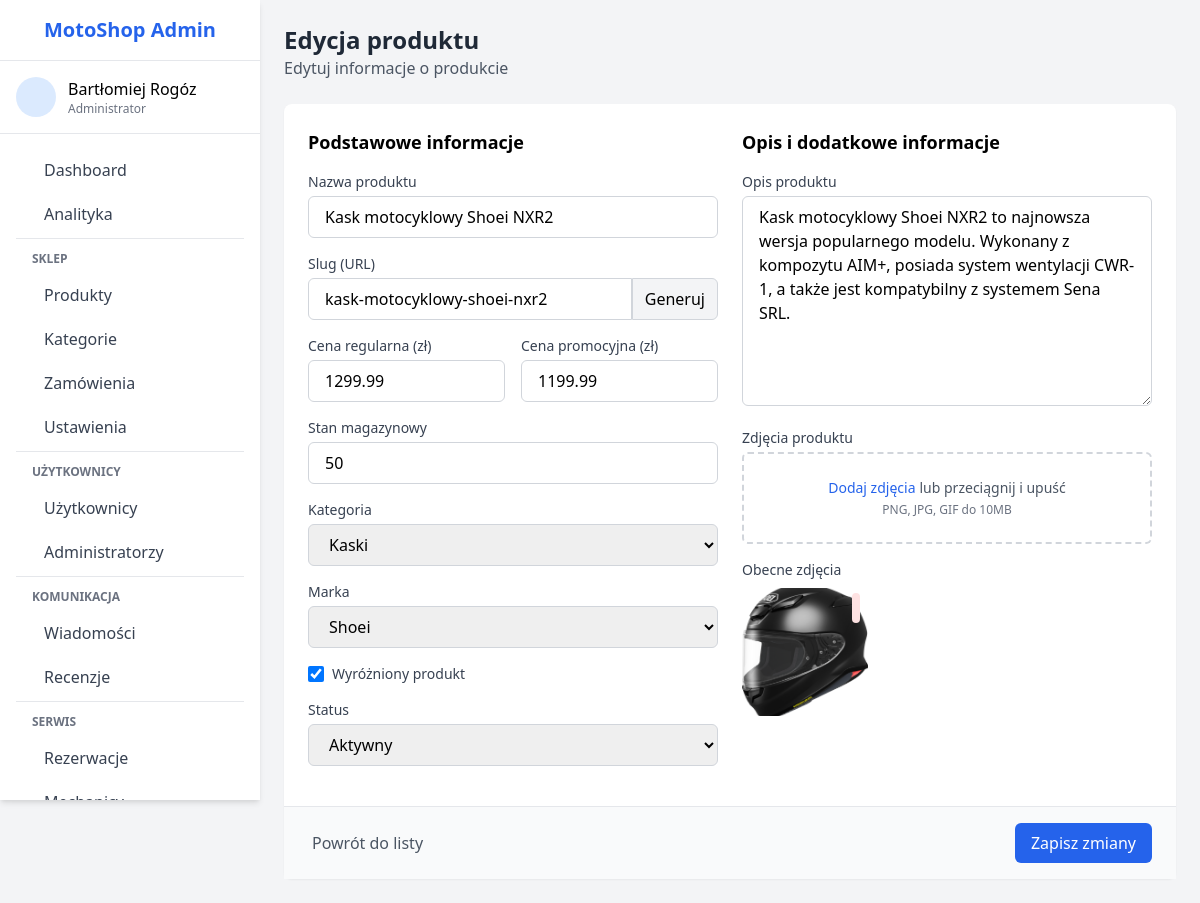
The app's page /admin/product_form.php?id=2 (signed in) with its own data.
### tables this page shows
CREATE TABLE `products` (
  `id` int(11) NOT NULL,
  `name` varchar(255) NOT NULL,
  `slug` varchar(255) NOT NULL,
  `description` text DEFAULT NULL,
  `short_description` text DEFAULT NULL,
  `price` decimal(10,2) NOT NULL,
  `sale_price` decimal(10,2) DEFAULT NULL,
  `stock` int(11) DEFAULT 0,
  `sku` varchar(50) DEFAULT NULL,
  `featured` tinyint(1) DEFAULT 0,
  `status` enum('published','draft','out_of_stock') DEFAULT 'published',
  `category_id` int(11) DEFAULT NULL,
  `brand_id` int(11) DEFAULT NULL,
  `created_at` timestamp NOT NULL DEFAULT current_timestamp(),
  `updated_at` timestamp NOT NULL DEFAULT current_timestamp() ON UPDATE current_timestamp()
);

CREATE TABLE `categories` (
  `id` int(11) NOT NULL,
  `name` varchar(100) NOT NULL,
  `slug` varchar(100) NOT NULL,
  `description` text DEFAULT NULL,
  `parent_id` int(11) DEFAULT NULL,
  `created_at` timestamp NOT NULL DEFAULT current_timestamp(),
  `updated_at` timestamp NOT NULL DEFAULT current_timestamp() ON UPDATE current_timestamp()
);

CREATE TABLE `brands` (
  `id` int(11) NOT NULL,
  `name` varchar(100) NOT NULL,
  `slug` varchar(100) NOT NULL,
  `logo` varchar(255) DEFAULT NULL,
  `description` text DEFAULT NULL,
  `created_at` timestamp NOT NULL DEFAULT current_timestamp(),
  `updated_at` timestamp NOT NULL DEFAULT current_timestamp() ON UPDATE current_timestamp()
);

CREATE TABLE `product_images` (
  `id` int(11) NOT NULL,
  `product_id` int(11) NOT NULL,
  `image_path` varchar(255) NOT NULL,
  `is_main` tinyint(1) DEFAULT 0,
  `created_at` timestamp NOT NULL DEFAULT current_timestamp()
);

### admin/product_form.php (the view, shortened to what this page needs)
<?php
$base_path = dirname(__DIR__);
require_once $base_path . '/includes/config.php';
$product_id = isset($_GET['id']) ? (int)$_GET['id'] : 0;
$is_editing = $product_id > 0;
$product = [
    'id' => 0,
    'name' => '',
    'slug' => '',
    'description' => '',
    'price' => 0,
    'sale_price' => null,
    'stock' => 0,
    'category_id' => 0,
    'brand_id' => 0,
    'featured' => 0,
    'status' => 'published'
];
$images = [];
if ($is_editing) {
    $product_query = "SELECT * FROM products WHERE id = ?";
    $stmt = $conn->prepare($product_query);
    $stmt->bind_param("i", $product_id);
    $stmt->execute();
    $result = $stmt->get_result();
    if ($result && $result->num_rows > 0) {
        $product = $result->fetch_assoc();
    } else {
        $error = "Nie znaleziono produktu o podanym ID.";
    }
    $images_query = "SELECT * FROM product_images WHERE product_id = ? ORDER BY is_main DESC, id ASC";
    $stmt = $conn->prepare($images_query);
    $stmt->bind_param("i", $product_id);
    $stmt->execute();
    $images_result = $stmt->get_result();
    if ($images_result && $images_result->num_rows > 0) {
        while ($image = $images_result->fetch_assoc()) {
            $images[] = $image;
        }
    }
}
$categories_query = "SELECT * FROM categories ORDER BY name ASC";
$categories_result = $conn->query($categories_query);
$categories = [];
if ($categories_result && $categories_result->num_rows > 0) {
    while ($category = $categories_result->fetch_assoc()) {
        $categories[] = $category;
    }
}
$brands_query = "SELECT * FROM brands ORDER BY name ASC";
$brands_result = $conn->query($brands_query);
$brands = [];
if ($brands_result && $brands_result->num_rows > 0) {
    while ($brand = $brands_result->fetch_assoc()) {
        $brands[] = $brand;
    }
}
include 'includes/header.php';
include 'includes/sidebar.php';
?>
<div class="admin-content p-4 md:p-6">
    <div class="mb-6">
        <h1 class="text-2xl font-bold text-gray-800"><?php echo $is_editing ? 'Edycja produktu' : 'Dodaj nowy produkt'; ?></h1>
        <p class="text-gray-600"><?php echo $is_editing ? 'Edytuj informacje o produkcie' : 'Wypełnij formularz, aby dodać nowy produkt'; ?></p>
    </div>
    <div class="bg-white rounded-lg shadow-sm">
        <form method="POST" enctype="multipart/form-data">
            <div class="p-6">
                <div class="grid grid-cols-1 lg:grid-cols-2 gap-6">
                    <div>
                        <h2 class="text-lg font-semibold mb-4">Podstawowe informacje</h2>
                        <div class="mb-4">
                            <label for="name" class="block text-sm font-medium text-gray-700 mb-1">Nazwa produktu</label>
                            <input type="text" name="name" id="name" required
                                value="<?php echo htmlspecialchars($product['name']); ?>"
                                class="w-full px-4 py-2 border border-gray-300 rounded-md focus:ring-blue-500 focus:border-blue-500"
                                onkeyup="if (!document.getElementById('slug').value) generateSlug()">
                        </div>
                        <div class="mb-4">
                            <label for="slug" class="block text-sm font-medium text-gray-700 mb-1">Slug (URL)</label>
                            <div class="flex">
                                <input type="text" name="slug" id="slug" required
                                    value="<?php echo htmlspecialchars($product['slug']); ?>"
                                    class="flex-grow px-4 py-2 border border-gray-300 rounded-l-md focus:ring-blue-500 focus:border-blue-500">
                                <button type="button" onclick="generateSlug()" class="bg-gray-100 border border-gray-300 px-3 py-2 rounded-r-md hover:bg-gray-200">
                                    Generuj
                                </button>
                            </div>
                        </div>
                        <div class="mb-4 grid grid-cols-2 gap-4">
                            <div>
                                <label for="price" class="block text-sm font-medium text-gray-700 mb-1">Cena regularna (zł)</label>
                                <input type="number" name="price" id="price" required step="0.01" min="0"
                                    value="<?php echo number_format($product['price'], 2, '.', ''); ?>"
                                    class="w-full px-4 py-2 border border-gray-300 rounded-md focus:ring-blue-500 focus:border-blue-500">
                            </div>
                            <div>
                                <label for="sale_price" class="block text-sm font-medium text-gray-700 mb-1">Cena promocyjna (zł)</label>
                                <input type="number" name="sale_price" id="sale_price" step="0.01" min="0"
                                    value="<?php echo $product['sale_price'] !== null ? number_format($product['sale_price'], 2, '.', '') : ''; ?>"
                                    class="w-full px-4 py-2 border border-gray-300 rounded-md focus:ring-blue-500 focus:border-blue-500">
                            </div>
                        </div>
                        <div class="mb-4">
                            <label for="stock" class="block text-sm font-medium text-gray-700 mb-1">Stan magazynowy</label>
                            <input type="number" name="stock" id="stock" required min="0"
                                value="<?php echo (int)$product['stock']; ?>"
                                class="w-full px-4 py-2 border border-gray-300 rounded-md focus:ring-blue-500 focus:border-blue-500">
                        </div>
                        <div class="mb-4">
                            <label for="category_id" class="block text-sm font-medium text-gray-700 mb-1">Kategoria</label>
                            <select name="category_id" id="category_id" required
                                class="w-full px-4 py-2 border border-gray-300 rounded-md focus:ring-blue-500 focus:border-blue-500">
                                <?php foreach ($categories as $category): ?>
                                <option value="<?php echo $category['id']; ?>" <?php echo $product['category_id'] == $category['id'] ? 'selected' : ''; ?>>
                                    <?php echo htmlspecialchars($category['name']); ?>
                                </option>
                                <?php endforeach; ?>
                            </select>
                        </div>
                        <div class="mb-4">
                            <label for="brand_id" class="block text-sm font-medium text-gray-700 mb-1">Marka</label>
                            <select name="brand_id" id="brand_id" required
                                class="w-full px-4 py-2 border border-gray-300 rounded-md focus:ring-blue-500 focus:border-blue-500">
                                <?php foreach ($brands as $brand): ?>
                                <option value="<?php echo $brand['id']; ?>" <?php echo $product['brand_id'] == $brand['id'] ? 'selected' : ''; ?>>
                                    <?php echo htmlspecialchars($brand['name']); ?>
                                </option>
                                <?php endforeach; ?>
                            </select>
                        </div>
                        <div class="mb-4">
                            <div class="flex items-center">
                                <input type="checkbox" name="featured" id="featured" value="1" <?php echo $product['featured'] ? 'checked' : ''; ?>
                                    class="h-4 w-4 text-blue-600 focus:ring-blue-500 border-gray-300 rounded">
                                <label for="featured" class="ml-2 block text-sm text-gray-700">
                                    Wyróżniony produkt
                                </label>
                            </div>
                        </div>
                        <div class="mb-4">
                            <label for="status" class="block text-sm font-medium text-gray-700 mb-1">Status</label>
                            <select name="status" id="status" required
                                class="w-full px-4 py-2 border border-gray-300 rounded-md focus:ring-blue-500 focus:border-blue-500">
                                <option value="published" <?php echo $product['status'] === 'published' ? 'selected' : ''; ?>>Aktywny</option>
                            </select>
                        </div>
                    </div>
                    <div>
                        <h2 class="text-lg font-semibold mb-4">Opis i dodatkowe informacje</h2>
                        <div class="mb-4">
                            <label for="description" class="block text-sm font-medium text-gray-700 mb-1">Opis produktu</label>
                            <textarea name="description" id="description" rows="8" required
                                class="w-full px-4 py-2 border border-gray-300 rounded-md focus:ring-blue-500 focus:border-blue-500"><?php echo htmlspecialchars($product['description']); ?></textarea>
                        </div>
                        <div class="mb-4">
                            <label class="block text-sm font-medium text-gray-700 mb-1">Zdjęcia produktu</label>
                            <div class="mt-1 flex justify-center px-6 pt-5 pb-6 border-2 border-gray-300 border-dashed rounded-md">
                                <div class="space-y-1 text-center">
                                    <div class="flex text-sm text-gray-600">
                                        <label for="images" class="relative cursor-pointer bg-white rounded-md font-medium text-blue-600 hover:text-blue-500 focus-within:outline-none">
                                            <span>Dodaj zdjęcia</span>
                                        </label>
                                        <p class="pl-1">lub przeciągnij i upuść</p>
                                    </div>
                                    <p class="text-xs text-gray-500">
                                        PNG, JPG, GIF do 10MB
                                    </p>
                                </div>
                            </div>
                        </div>
                        <?php if (!empty($images)): ?>
                        <div class="mb-4">
                            <label class="block text-sm font-medium text-gray-700 mb-2">Obecne zdjęcia</label>
                            <div class="grid grid-cols-2 md:grid-cols-3 gap-4">
                                <?php foreach ($images as $image): ?>
                                <div class="relative">
                                    <?php
$image_path = $image['image_path'];
if (strpos($image_path, '/') === false) {
    $image_path = '/uploads/produkty/' . $image_path;
} else {
    $image_path = '/' . ltrim($image_path, '/');
}
?>
                                    <img src="<?php echo htmlspecialchars($image_path); ?>" alt="Zdjęcie produktu" class="w-full h-32 object-cover rounded-md">
                                    <div class="absolute top-2 right-2">
                                        <a href="?id=<?php echo $product_id; ?>&action=delete_image&image_id=<?php echo $image['id']; ?>"
                                           onclick="return confirm('Czy na pewno chcesz usunąć to zdjęcie?')"
                                           class="bg-red-100 rounded-full p-1 text-red-600 hover:bg-red-200">
                                        </a>
                                    </div>
                                </div>
                                <?php endforeach; ?>
                            </div>
                        </div>
                        <?php endif; ?>
                    </div>
                </div>
            </div>
            <div class="px-6 py-4 bg-gray-50 border-t flex justify-between items-center">
                <a href="manage_products.php" class="text-gray-600 hover:text-gray-800">
                    <i class="ri-arrow-left-line mr-1"></i> Powrót do listy
                </a>
                <button type="submit" class="bg-blue-600 text-white py-2 px-4 rounded-md hover:bg-blue-700 transition">
                    <?php echo $is_editing ? 'Zapisz zmiany' : 'Dodaj produkt'; ?>
                </button>
            </div>
        </form>
    </div>
</div>
<?php
include 'includes/footer.php';
?>

### admin/includes/header.php (style rules this page uses)
* { box-sizing: border-box; }
body { overflow-x: hidden; }
.admin-content { flex-grow: 1; margin-left: 260px; width: calc(100% - 260px); transition: all 0.3s; }

### records on screen
products: name "Kask motocyklowy Shoei NXR2", slug "kask-motocyklowy-shoei-nxr2", price "1299.99", sale_price "1199.99", stock "50", category_id "Kaski", brand_id "Shoei", featured "☑", status "Aktywny", description "Kask motocyklowy Shoei NXR2 to najnowsza wersja popularnego modelu. Wykonany z kompozytu AIM+, posiada system wentylacji CWR-1, a także jest kompatybilny z systemem Sena SRL."

### other values on screen
$_SESSION['admin_name'] "Bartłomiej Rogóz"
$role_display "Administrator"
